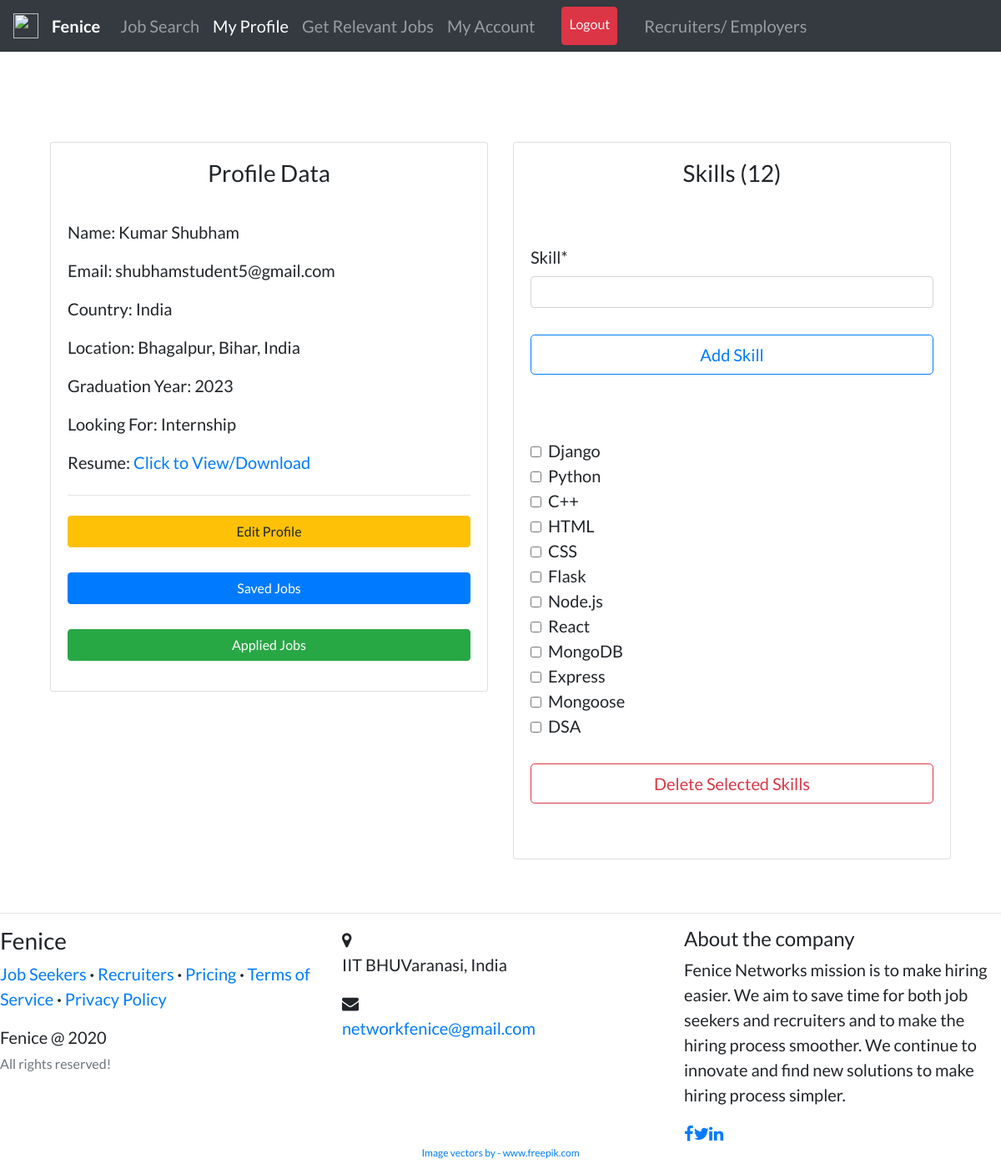
/profile/ (signed in), run on the app's committed database.
### candidates/models.py (models this page shows, shortened)
class Profile(models.Model):
    user = models.OneToOneField(
        User, on_delete=models.CASCADE, primary_key=True, related_name='profile')
    full_name = models.CharField(max_length=200, null=True, blank=True)
    country = CountryField(null=True, blank=True)
    location = models.CharField(max_length=255, null=True, blank=True)
    resume = models.FileField(upload_to='resumes', null=True, blank=True)
    grad_year = models.IntegerField(blank=True)
    looking_for = models.CharField(
        max_length=30, choices=CHOICES, default='Full Time', null=True)
    slug = AutoSlugField(populate_from='user', unique=True)

class Skill(models.Model):
    skill = models.CharField(max_length=200)
    user = models.ForeignKey(
        User, related_name='skills', on_delete=models.CASCADE)

### candidates/views.py (the view)
# urls.py: path('profile/', views.my_profile, name='my-profile'),
@login_required
def my_profile(request):
    you = request.user
    profile = Profile.objects.filter(user=you).first()
    user_skills = Skill.objects.filter(user=you)
    if request.method == 'POST':
        form = NewSkillForm(request.POST)
        if form.is_valid():
            data = form.save(commit=False)
            data.user = you
            data.save()
            return redirect('my-profile')
    else:
        form = NewSkillForm()
    context = {
        'u': you,
        'profile': profile,
        'skills': user_skills,
        'form': form,
        'profile_page': "active",
    }
    return render(request, 'candidates/profile.html', context)

### candidates/forms.py
class NewSkillForm(forms.ModelForm):
    class Meta:
        model = Skill
        fields = ['skill']

### candidates/templates/candidates/profile.html (shortened to what this page needs)
{% extends "users/layout.html" %} {% load static %} {% load crispy_forms_tags %}
{% block content %} <br /><br />
<div class="container">
  <div class="row">
    <div class="col-md-6">
      <div class="card card-signin my-5">
        <div class="card-body">
          <h3 class="text-center">Profile Data</h3>
          <br />
          <form class="form-signin">
            <div class="form-group">
              <p>Name: {{ profile.full_name }}</p>
              <p>Email: {{ u.email }}</p>
              <p>Country: {{ profile.country.name }}</p>
              <p>Location: {{ profile.location }}</p>
              <p>Graduation Year: {{ profile.grad_year }}</p>
              <p>Looking For: {{ profile.looking_for }}</p>
              {% if profile.resume %}
              <p>
                Resume:
                <a href="{{ profile.resume.url }}">Click to View/Download</a>
              </p>
              {% else %}
              <p>Resume: Not Provided</p>
              {% endif %} {% if request.user == u %}
              <hr class="my-4" />
              <a
                class="btn btn-warning btn-block"
                href="{% url 'edit-profile' %}"
                >Edit Profile</a
              ><br />
              <a class="btn btn-primary btn-block" href="{% url 'saved-jobs' %}"
                >Saved Jobs</a
              ><br />
              <a
                class="btn btn-success btn-block"
                href="{% url 'applied-jobs' %}"
                >Applied Jobs</a
              >
              {% endif %}
            </div>
          </form>
        </div>
      </div>
    </div>
    <div class="col-md-6">
      <div class="card card-signin my-5">
        <div class="card-body">
          <h3 class="text-center">Skills ({{ skills.count }})</h3>
          <br />
          {% if request.user != u %}
          <ol>
            {% for skill in skills %}
            <li>{{skill.skill}}</li>
            {% endfor %}
          </ol>
          {% else %}
          <form class="form-signin" method="POST">
            <fieldset class="form-group">
              <br />
              {{ form|crispy }}
            </fieldset>
            <div class="form-group">
              <button
                class="btn btn-lg btn-outline-primary btn-block"
                type="submit"
              >
                Add Skill</button
              ><br />
            </div>
          </form>
          <br />
          {% if skills %}
          <form
            class="form-signin"
            action="{% url 'skill-delete' %}"
            method="POST"
          >
            {% csrf_token %} {% for skill in skills %}
            <div>
              <input
                class="mr-2"
                type="checkbox"
                value="{{ skill.id }}"
                name="choices"
              />{{ skill.skill }}
            </div>
            {% endfor %}
            <br />
            <div class="form-group">
              <button
                class="btn btn-lg btn-outline-danger btn-block"
                type="submit"
                name="delete"
              >
                Delete Selected Skills</button
              ><br />
            </div>
          </form>
          {% endif %} {% endif %}
        </div>
      </div>
    </div>
  </div>
</div>
{% endblock content %}

### users/templates/users/layout.html (style rules this page uses)
body { font-family: "Lato"; font-size: 20px; }

### data on the page
Profile: full_name "Kumar Shubham", country.name "India", location "Bhagalpur, Bihar, India", grad_year "2023", looking_for "Internship"
Skill: skill "Django"
Skill: skill "Python"
Skill: skill "C++"
Skill: skill "HTML"
Skill: skill "CSS"
Skill: skill "Flask"
Skill: skill "Node.js"
Skill: skill "React"
Skill: skill "MongoDB"
Skill: skill "Express"
Skill: skill "Mongoose"
Skill: skill "DSA"

### other printed values
{{ u.email }} "shubhamstudent5@gmail.com"
{{ skills.count }} "12"
